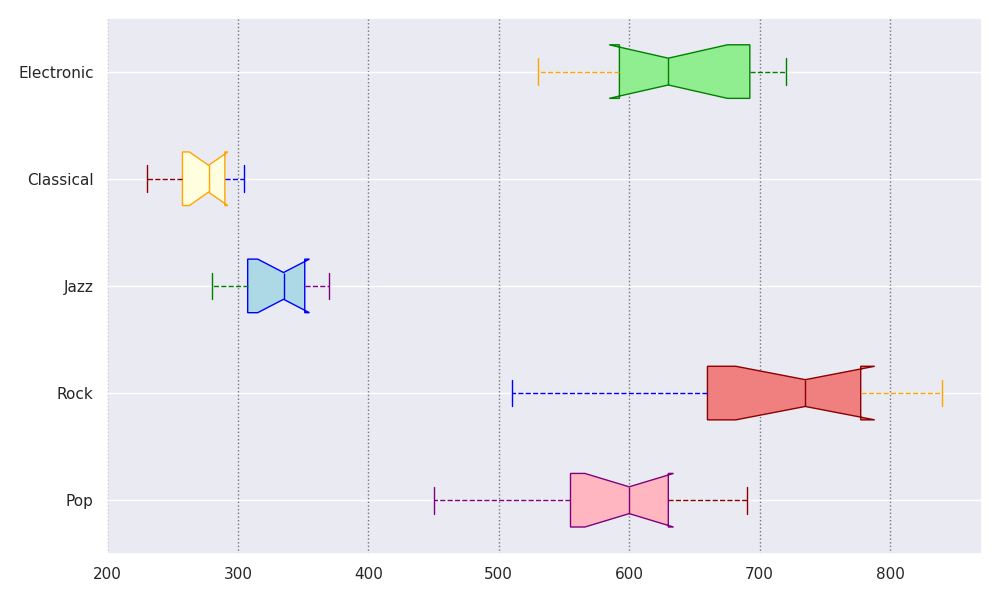

Source code (Python):
import matplotlib.pyplot as plt

genres = ['Pop', 'Rock', 'Jazz', 'Classical', 'Electronic']
attendance_data = {
    'Pop': [480, 570, 450, 590, 670, 620, 540, 660, 610, 620, 690, 560],
    'Rock': [750, 580, 810, 760, 800, 510, 720, 710, 840, 770, 600, 680],
    'Jazz': [320, 355, 290, 330, 340, 360, 310, 350, 280, 300, 370, 340],
    'Classical': [240, 305, 250, 290, 270, 285, 260, 230, 295, 275, 280, 290],
    'Electronic': [680, 710, 550, 700, 620, 610, 570, 720, 640, 600, 690, 530]
}

data = [attendance_data[genre] for genre in genres]

color_assignments = [
    {'facecolor': 'lightpink', 'color': 'purple'},
    {'facecolor': 'lightcoral', 'color': 'darkred'},
    {'facecolor': 'lightblue', 'color': 'blue'},
    {'facecolor': 'lightyellow', 'color': 'orange'},
    {'facecolor': 'lightgreen', 'color': 'green'}
]

fig, ax = plt.subplots(figsize=(10, 6))

box = ax.boxplot(data, patch_artist=True, notch=True, vert=False, labels=genres)

for patch, color in zip(box['boxes'], color_assignments):
    patch.set_facecolor(color['facecolor'])
    patch.set_edgecolor(color['color'])

for whisker, color in zip(box['whiskers'], color_assignments*2):
    whisker.set_color(color['color'])
    whisker.set_linestyle('--')

for cap, color in zip(box['caps'], color_assignments*2):
    cap.set_color(color['color'])

for median, color in zip(box['medians'], color_assignments):
    median.set_color(color['color'])

for flier in box['fliers']:
    flier.set(markerfacecolor='brown', marker='d', markersize=8, alpha=0.6)

ax.xaxis.grid(True, linestyle=':', which='major', color='black', alpha=0.5)

plt.tight_layout()
plt.show()
